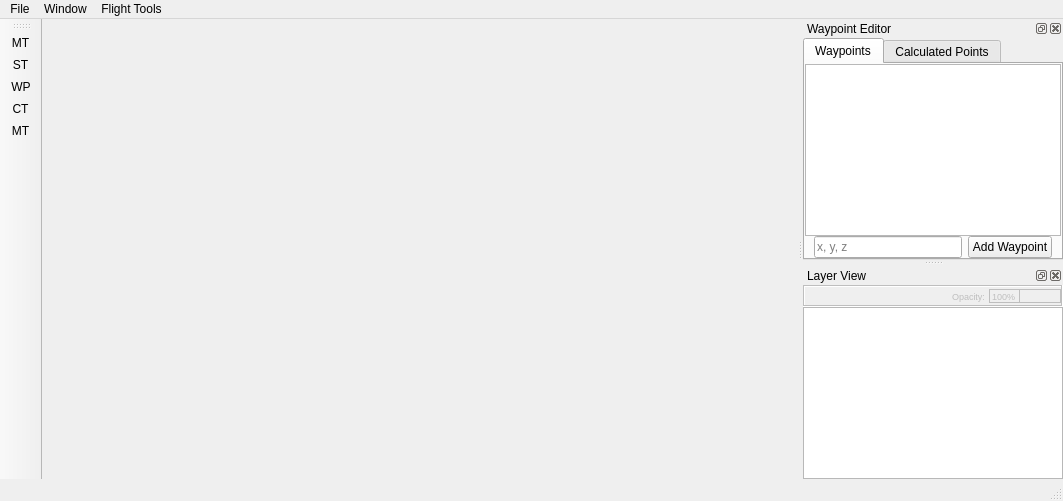
<?xml version="1.0" encoding="UTF-8"?>
<ui version="4.0">
 <class>MainInterface</class>
 <widget class="QMainWindow" name="MainInterface">
  <property name="geometry">
   <rect>
    <x>0</x>
    <y>0</y>
    <width>1063</width>
    <height>501</height>
   </rect>
  </property>
  <property name="windowTitle">
   <string>MainWindow</string>
  </property>
  <property name="dockOptions">
   <set>QMainWindow::AllowNestedDocks|QMainWindow::AllowTabbedDocks|QMainWindow::AnimatedDocks</set>
  </property>
  <widget class="QWidget" name="centralwidget"/>
  <widget class="QStatusBar" name="statusbar"/>
  <widget class="QDockWidget" name="waypointWidget">
   <property name="windowTitle">
    <string>Waypoint Editor</string>
   </property>
   <attribute name="dockWidgetArea">
    <number>2</number>
   </attribute>
   <widget class="QWidget" name="waypointWidgetContents">
    <layout class="QVBoxLayout" name="verticalLayout">
     <property name="spacing">
      <number>3</number>
     </property>
     <property name="leftMargin">
      <number>0</number>
     </property>
     <property name="topMargin">
      <number>0</number>
     </property>
     <property name="rightMargin">
      <number>0</number>
     </property>
     <property name="bottomMargin">
      <number>0</number>
     </property>
     <item>
      <widget class="QTabWidget" name="editorTabs">
       <property name="currentIndex">
        <number>0</number>
       </property>
       <widget class="QWidget" name="waypointTab">
        <attribute name="title">
         <string>Waypoints</string>
        </attribute>
        <layout class="QVBoxLayout" name="verticalLayout_3">
         <property name="spacing">
          <number>0</number>
         </property>
         <property name="leftMargin">
          <number>0</number>
         </property>
         <property name="topMargin">
          <number>0</number>
         </property>
         <property name="rightMargin">
          <number>0</number>
         </property>
         <property name="bottomMargin">
          <number>0</number>
         </property>
         <item>
          <widget class="QTableView" name="waypointView">
           <property name="sizePolicy">
            <sizepolicy hsizetype="Expanding" vsizetype="Expanding">
             <horstretch>0</horstretch>
             <verstretch>0</verstretch>
            </sizepolicy>
           </property>
          </widget>
         </item>
         <item>
          <widget class="QWidget" name="widget" native="true">
           <layout class="QHBoxLayout" name="horizontalLayout_2">
            <property name="leftMargin">
             <number>9</number>
            </property>
            <property name="topMargin">
             <number>0</number>
            </property>
            <property name="rightMargin">
             <number>9</number>
            </property>
            <property name="bottomMargin">
             <number>0</number>
            </property>
            <item>
             <widget class="QLineEdit" name="coordLineEdit">
              <property name="inputMethodHints">
               <set>Qt::ImhPreferNumbers</set>
              </property>
              <property name="readOnly">
               <bool>false</bool>
              </property>
              <property name="placeholderText">
               <string>x, y, z</string>
              </property>
             </widget>
            </item>
            <item>
             <widget class="QPushButton" name="addCoordsBtn">
              <property name="text">
               <string>Add Waypoint</string>
              </property>
             </widget>
            </item>
           </layout>
          </widget>
         </item>
        </layout>
       </widget>
       <widget class="QWidget" name="targetpointTab">
        <attribute name="title">
         <string>Calculated Points</string>
        </attribute>
        <layout class="QVBoxLayout" name="verticalLayout_4">
         <property name="spacing">
          <number>0</number>
         </property>
         <property name="sizeConstraint">
          <enum>QLayout::SetDefaultConstraint</enum>
         </property>
         <property name="leftMargin">
          <number>0</number>
         </property>
         <property name="topMargin">
          <number>0</number>
         </property>
         <property name="rightMargin">
          <number>0</number>
         </property>
         <property name="bottomMargin">
          <number>0</number>
         </property>
         <item>
          <widget class="QTableView" name="targetpointView"/>
         </item>
        </layout>
       </widget>
      </widget>
     </item>
    </layout>
   </widget>
  </widget>
  <widget class="QDockWidget" name="layerWidget">
   <property name="windowTitle">
    <string>Layer View</string>
   </property>
   <attribute name="dockWidgetArea">
    <number>2</number>
   </attribute>
   <widget class="QWidget" name="layerWidgetContents">
    <layout class="QVBoxLayout" name="verticalLayout_2">
     <property name="spacing">
      <number>0</number>
     </property>
     <property name="leftMargin">
      <number>0</number>
     </property>
     <property name="topMargin">
      <number>0</number>
     </property>
     <property name="rightMargin">
      <number>0</number>
     </property>
     <property name="bottomMargin">
      <number>0</number>
     </property>
     <item>
      <widget class="QFrame" name="layerSettings">
       <property name="enabled">
        <bool>false</bool>
       </property>
       <property name="sizePolicy">
        <sizepolicy hsizetype="Preferred" vsizetype="Preferred">
         <horstretch>0</horstretch>
         <verstretch>0</verstretch>
        </sizepolicy>
       </property>
       <property name="maximumSize">
        <size>
         <width>16777215</width>
         <height>22</height>
        </size>
       </property>
       <property name="frameShape">
        <enum>QFrame::Box</enum>
       </property>
       <property name="frameShadow">
        <enum>QFrame::Sunken</enum>
       </property>
       <layout class="QHBoxLayout" name="horizontalLayout_3">
        <property name="spacing">
         <number>4</number>
        </property>
        <property name="leftMargin">
         <number>0</number>
        </property>
        <property name="topMargin">
         <number>2</number>
        </property>
        <property name="rightMargin">
         <number>0</number>
        </property>
        <property name="bottomMargin">
         <number>2</number>
        </property>
        <item>
         <spacer name="horizontalSpacer">
          <property name="orientation">
           <enum>Qt::Horizontal</enum>
          </property>
          <property name="sizeHint" stdset="0">
           <size>
            <width>40</width>
            <height>20</height>
           </size>
          </property>
         </spacer>
        </item>
        <item>
         <widget class="QLabel" name="label">
          <property name="font">
           <font>
            <pointsize>7</pointsize>
           </font>
          </property>
          <property name="text">
           <string>Opacity:</string>
          </property>
         </widget>
        </item>
        <item>
         <widget class="QFrame" name="frame">
          <property name="maximumSize">
           <size>
            <width>16777215</width>
            <height>16777215</height>
           </size>
          </property>
          <property name="frameShape">
           <enum>QFrame::Panel</enum>
          </property>
          <property name="frameShadow">
           <enum>QFrame::Plain</enum>
          </property>
          <layout class="QHBoxLayout" name="horizontalLayout_5">
           <property name="spacing">
            <number>0</number>
           </property>
           <property name="leftMargin">
            <number>0</number>
           </property>
           <property name="topMargin">
            <number>0</number>
           </property>
           <property name="rightMargin">
            <number>0</number>
           </property>
           <property name="bottomMargin">
            <number>0</number>
           </property>
           <item>
            <widget class="QSpinBox" name="opacityBox">
             <property name="sizePolicy">
              <sizepolicy hsizetype="Minimum" vsizetype="Fixed">
               <horstretch>0</horstretch>
               <verstretch>0</verstretch>
              </sizepolicy>
             </property>
             <property name="font">
              <font>
               <pointsize>7</pointsize>
              </font>
             </property>
             <property name="frame">
              <bool>false</bool>
             </property>
             <property name="alignment">
              <set>Qt::AlignLeading|Qt::AlignLeft|Qt::AlignVCenter</set>
             </property>
             <property name="buttonSymbols">
              <enum>QAbstractSpinBox::NoButtons</enum>
             </property>
             <property name="suffix">
              <string>%</string>
             </property>
             <property name="maximum">
              <number>100</number>
             </property>
             <property name="value">
              <number>100</number>
             </property>
            </widget>
           </item>
           <item>
            <widget class="Line" name="line">
             <property name="frameShadow">
              <enum>QFrame::Plain</enum>
             </property>
             <property name="orientation">
              <enum>Qt::Vertical</enum>
             </property>
            </widget>
           </item>
           <item>
            <widget class="QPushButton" name="opacityButton">
             <property name="sizePolicy">
              <sizepolicy hsizetype="Minimum" vsizetype="Minimum">
               <horstretch>0</horstretch>
               <verstretch>0</verstretch>
              </sizepolicy>
             </property>
             <property name="font">
              <font>
               <pointsize>8</pointsize>
              </font>
             </property>
             <property name="text">
              <string/>
             </property>
             <property name="icon">
              <iconset resource="icons.qrc">
               <normaloff>:/icons/UX-UI-Icon_11.svg</normaloff>:/icons/UX-UI-Icon_11.svg</iconset>
             </property>
             <property name="iconSize">
              <size>
               <width>16</width>
               <height>16</height>
              </size>
             </property>
             <property name="autoDefault">
              <bool>false</bool>
             </property>
             <property name="default">
              <bool>false</bool>
             </property>
             <property name="flat">
              <bool>true</bool>
             </property>
            </widget>
           </item>
          </layout>
         </widget>
        </item>
       </layout>
      </widget>
     </item>
     <item>
      <widget class="QTreeView" name="layerView"/>
     </item>
    </layout>
   </widget>
  </widget>
  <widget class="QToolBar" name="toolBar">
   <property name="windowTitle">
    <string>toolBar</string>
   </property>
   <property name="movable">
    <bool>true</bool>
   </property>
   <attribute name="toolBarArea">
    <enum>LeftToolBarArea</enum>
   </attribute>
   <attribute name="toolBarBreak">
    <bool>false</bool>
   </attribute>
   <addaction name="actionNoTool"/>
   <addaction name="actionToolSelect"/>
   <addaction name="actionToolPlacer"/>
   <addaction name="actionToolConnector"/>
   <addaction name="actionPanMovement"/>
  </widget>
  <widget class="QMenuBar" name="menuBar">
   <property name="geometry">
    <rect>
     <x>0</x>
     <y>0</y>
     <width>1063</width>
     <height>21</height>
    </rect>
   </property>
   <widget class="QMenu" name="menuFile">
    <property name="title">
     <string>File</string>
    </property>
    <widget class="QMenu" name="menuOpen">
     <property name="title">
      <string>Open</string>
     </property>
     <addaction name="actionBase_Map"/>
     <addaction name="actionWaypoints"/>
    </widget>
    <widget class="QMenu" name="menuSave">
     <property name="title">
      <string>Save</string>
     </property>
     <addaction name="actionSaveWaypoints"/>
     <addaction name="actionSaveTargets"/>
    </widget>
    <addaction name="menuOpen"/>
    <addaction name="menuSave"/>
   </widget>
   <widget class="QMenu" name="menuWindow">
    <property name="title">
     <string>Window</string>
    </property>
    <addaction name="actionWaypoint_Editor"/>
    <addaction name="actionLayer_View"/>
   </widget>
   <widget class="QMenu" name="menuFlight_Tools">
    <property name="title">
     <string>Flight Tools</string>
    </property>
    <addaction name="actionAdd_Flight_Image"/>
    <addaction name="actionConnect_to_Camera"/>
    <addaction name="separator"/>
    <addaction name="actionPerspectiveViewMatching"/>
    <addaction name="separator"/>
   </widget>
   <addaction name="menuFile"/>
   <addaction name="menuWindow"/>
   <addaction name="menuFlight_Tools"/>
  </widget>
  <action name="actionBase_Map">
   <property name="text">
    <string>Base Map</string>
   </property>
   <property name="statusTip">
    <string>Open a base map image</string>
   </property>
   <property name="shortcut">
    <string>Ctrl+O</string>
   </property>
  </action>
  <action name="actionWaypoints">
   <property name="text">
    <string>Waypoints</string>
   </property>
   <property name="statusTip">
    <string>Open waypoints from csv file</string>
   </property>
   <property name="shortcut">
    <string>Ctrl+.</string>
   </property>
  </action>
  <action name="actionWaypoint_Editor">
   <property name="checkable">
    <bool>true</bool>
   </property>
   <property name="checked">
    <bool>true</bool>
   </property>
   <property name="text">
    <string>Waypoint Editor</string>
   </property>
   <property name="statusTip">
    <string>Activate the waypoint editor panel</string>
   </property>
  </action>
  <action name="actionLayer_View">
   <property name="checkable">
    <bool>true</bool>
   </property>
   <property name="checked">
    <bool>true</bool>
   </property>
   <property name="text">
    <string>Layer View</string>
   </property>
   <property name="statusTip">
    <string>Active the layer view panel</string>
   </property>
  </action>
  <action name="actionSaveMissionImage">
   <property name="text">
    <string>Mission Image as</string>
   </property>
   <property name="statusTip">
    <string/>
   </property>
   <property name="shortcut">
    <string>Ctrl+S</string>
   </property>
  </action>
  <action name="actionSaveWaypoints">
   <property name="text">
    <string>Waypoints to file</string>
   </property>
   <property name="shortcut">
    <string>Ctrl+;</string>
   </property>
  </action>
  <action name="actionToolSelect">
   <property name="checkable">
    <bool>true</bool>
   </property>
   <property name="icon">
    <iconset resource="icons.qrc">
     <normaloff>:/icons/UX-UI-Icon_36.svg</normaloff>
     <normalon>:/icons/UX-UI-Icon_36.svg</normalon>:/icons/UX-UI-Icon_36.svg</iconset>
   </property>
   <property name="text">
    <string>Selection Tool</string>
   </property>
   <property name="iconText">
    <string>ST</string>
   </property>
   <property name="shortcut">
    <string>V</string>
   </property>
  </action>
  <action name="actionToolPlacer">
   <property name="checkable">
    <bool>true</bool>
   </property>
   <property name="icon">
    <iconset resource="icons.qrc">
     <normaloff>:/icons/UX-UI-Icon_35.svg</normaloff>:/icons/UX-UI-Icon_35.svg</iconset>
   </property>
   <property name="text">
    <string>WaypointPlacer</string>
   </property>
   <property name="iconText">
    <string>WP</string>
   </property>
   <property name="toolTip">
    <string>Waypoint Placer</string>
   </property>
   <property name="shortcut">
    <string>A</string>
   </property>
  </action>
  <action name="actionToolConnector">
   <property name="checkable">
    <bool>true</bool>
   </property>
   <property name="icon">
    <iconset resource="icons.qrc">
     <normaloff>:/icons/UX-UI-Icon_38.svg</normaloff>:/icons/UX-UI-Icon_38.svg</iconset>
   </property>
   <property name="text">
    <string>Connector</string>
   </property>
   <property name="iconText">
    <string>CT</string>
   </property>
   <property name="toolTip">
    <string>Connection Tool</string>
   </property>
   <property name="shortcut">
    <string>C</string>
   </property>
  </action>
  <action name="actionPanMovement">
   <property name="checkable">
    <bool>true</bool>
   </property>
   <property name="icon">
    <iconset resource="icons.qrc">
     <normaloff>:/icons/UX-UI-Icon_31.svg</normaloff>:/icons/UX-UI-Icon_31.svg</iconset>
   </property>
   <property name="text">
    <string>Movement Tool</string>
   </property>
   <property name="iconText">
    <string>MT</string>
   </property>
   <property name="toolTip">
    <string>Movement Only Tool.</string>
   </property>
   <property name="shortcut">
    <string>P</string>
   </property>
  </action>
  <action name="actionSimulate_Image">
   <property name="text">
    <string>Simulate Image</string>
   </property>
  </action>
  <action name="actionSaveTargets">
   <property name="text">
    <string>Target points to file</string>
   </property>
  </action>
  <action name="actionSimulate_Flight_Images">
   <property name="text">
    <string>Simulate Flight Images</string>
   </property>
  </action>
  <action name="actionNoTool">
   <property name="checkable">
    <bool>true</bool>
   </property>
   <property name="icon">
    <iconset resource="icons.qrc">
     <normaloff>:/icons/UX-UI-Icon_29.svg</normaloff>:/icons/UX-UI-Icon_29.svg</iconset>
   </property>
   <property name="text">
    <string>Multi-Tool</string>
   </property>
   <property name="iconText">
    <string>MT</string>
   </property>
   <property name="toolTip">
    <string>&lt;html&gt;&lt;head/&gt;&lt;body&gt;&lt;p&gt;Multi-Purpose Tool. &lt;/p&gt;&lt;p&gt;Tool mode can be changed by key modifiers: &lt;/p&gt;&lt;p&gt;Ctrl + Left Click -&amp;gt; Connection Tool &lt;/p&gt;&lt;p&gt;Alt + Left Click -&amp;gt; Add waypoint Tool &lt;/p&gt;&lt;p&gt;Shift + Left Click &amp;amp; Drag -&amp;gt; Selection Tool &lt;/p&gt;&lt;/body&gt;&lt;/html&gt;</string>
   </property>
  </action>
  <action name="actionImage_View_matching">
   <property name="text">
    <string>Image-view matching </string>
   </property>
  </action>
  <action name="actionTool_Panel">
   <property name="checkable">
    <bool>true</bool>
   </property>
   <property name="checked">
    <bool>true</bool>
   </property>
   <property name="text">
    <string>Tool Panel</string>
   </property>
  </action>
  <action name="actionPerspectiveViewMatching">
   <property name="text">
    <string>View Matcher</string>
   </property>
   <property name="statusTip">
    <string>Load oblique view image. Image is matched to (nadir) basemap image.</string>
   </property>
  </action>
  <action name="actionConnect_to_Camera">
   <property name="text">
    <string>Setup Watch on Directory</string>
   </property>
   <property name="statusTip">
    <string>Begins watch on directory for new flight images</string>
   </property>
  </action>
  <action name="actionAdd_Flight_Image">
   <property name="text">
    <string>Add Flight Image</string>
   </property>
   <property name="toolTip">
    <string>Add flight image and calculate position.</string>
   </property>
   <property name="statusTip">
    <string>Opens a flight image from path and calculate aircraft position</string>
   </property>
  </action>
  <zorder>waypointWidget</zorder>
 </widget>
 <tabstops>
  <tabstop>layerView</tabstop>
  <tabstop>opacityBox</tabstop>
  <tabstop>opacityButton</tabstop>
  <tabstop>editorTabs</tabstop>
  <tabstop>waypointView</tabstop>
  <tabstop>coordLineEdit</tabstop>
  <tabstop>addCoordsBtn</tabstop>
  <tabstop>targetpointView</tabstop>
 </tabstops>
 <resources>
  <include location="icons.qrc"/>
 </resources>
 <connections>
  <connection>
   <sender>waypointWidget</sender>
   <signal>visibilityChanged(bool)</signal>
   <receiver>actionWaypoint_Editor</receiver>
   <slot>setChecked(bool)</slot>
   <hints>
    <hint type="sourcelabel">
     <x>127</x>
     <y>300</y>
    </hint>
    <hint type="destinationlabel">
     <x>-1</x>
     <y>-1</y>
    </hint>
   </hints>
  </connection>
  <connection>
   <sender>layerWidget</sender>
   <signal>visibilityChanged(bool)</signal>
   <receiver>actionLayer_View</receiver>
   <slot>setChecked(bool)</slot>
   <hints>
    <hint type="sourcelabel">
     <x>616</x>
     <y>300</y>
    </hint>
    <hint type="destinationlabel">
     <x>-1</x>
     <y>-1</y>
    </hint>
   </hints>
  </connection>
 </connections>
</ui>
